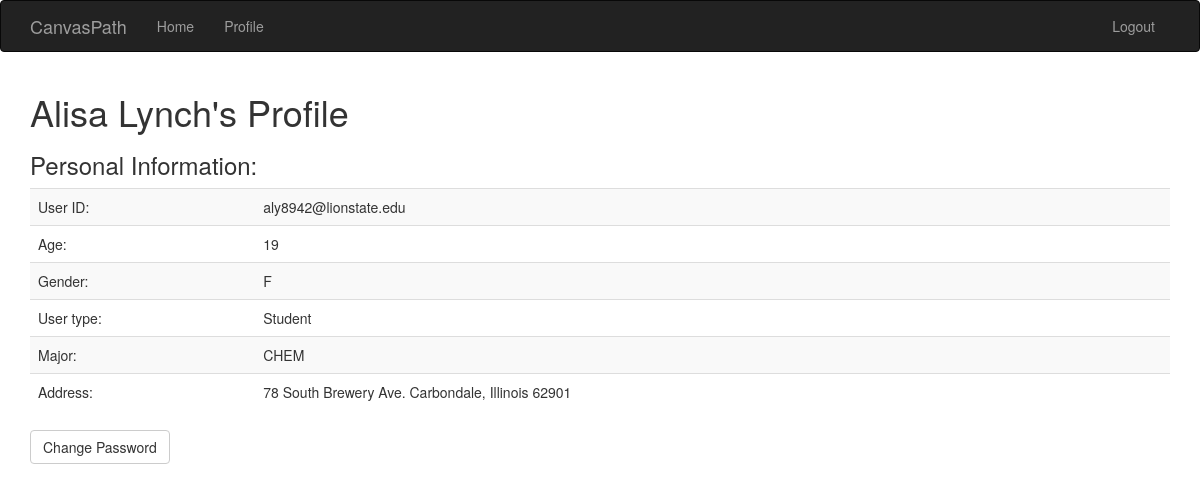
Screenshot of /profile (signed in) with the database file from the repository.
### tables this page shows
CREATE TABLE User(
                      email CHAR(22) NOT NULL,
                      password CHAR(95) NOT NULL,
                      name CHAR(50) NOT NULL,
                      age INTEGER NOT NULL,
                      gender CHAR(1) NOT NULL,
                      acct_type CHAR(1) NOT NULL,
                      PRIMARY KEY (email));

CREATE TABLE Student(
                      email CHAR(22) NOT NULL,
                      major CHAR(5) NOT NULL,
                      street CHAR(50) NOT NULL,
                      zipcode INTEGER NOT NULL,
                      PRIMARY KEY (email),
                      FOREIGN KEY (email) REFERENCES User(email),
                      FOREIGN KEY (zipcode) REFERENCES Zipcode);

### app/routes.py (the view)
@app.route('/profile', methods=['GET', 'POST'])
@login_required
def profile():
    form = ChangePWForm()
    if form.validate_on_submit():
        if current_user.check_password(form.oldpw.data):
            current_user.set_password(form.newpw.data)
            flash('Password Changed.', category='alert-success')
        else:
            flash('Current Password is incorrect.', category='alert-danger')
    return render_template('profile.html', title='Profile', form=form)

### app/models.py (called while the page is built)
@login.user_loader
def load_user(id):
    return User(id)

### app/templates/profile.html (shortened to what this page needs)
{% extends "base.html" %}
{% import "bootstrap/wtf.html" as wtf %}
{% block app_content %}
    <h1>{{ current_user.name }}'s Profile</h1>
    <h3>Personal Information:</h3>
    <table class="table table-striped">
        <tr>
            <td>User ID:</td>
            <td>{{ current_user.id }}</td>
        </tr>
        <tr>
            <td>Age:</td>
            <td>{{ current_user.age }}</td>
        </tr>
        <tr>
            <td>Gender:</td>
            <td>{{ current_user.gender }}</td>
        </tr>
        {% if current_user.user_type == "S" %}
            <tr>
                <td>User type:</td>
                <td>Student</td>
            </tr>
            <tr>
                <td>Major:</td>
                <td>{{ current_user.major }}</td>
            </tr>
            <tr>
                <td>Address:</td>
                <td>{{ current_user.street }} {{ current_user.city }}</td>
            </tr>
        {% endif %}
    </table>
    <button class="btn btn-default" data-toggle="collapse" data-target="#pwchange">Change Password</button>
{% endblock %}

### rows the page displays
User: name "Alisa Lynch", id "aly8942@lionstate.edu"
Student: major "CHEM", street "78 South Brewery Ave."

### other values shown
{{ current_user.age }} "19"
{{ current_user.gender }} "F"
{{ current_user.city }} "Carbondale, Illinois 62901"
